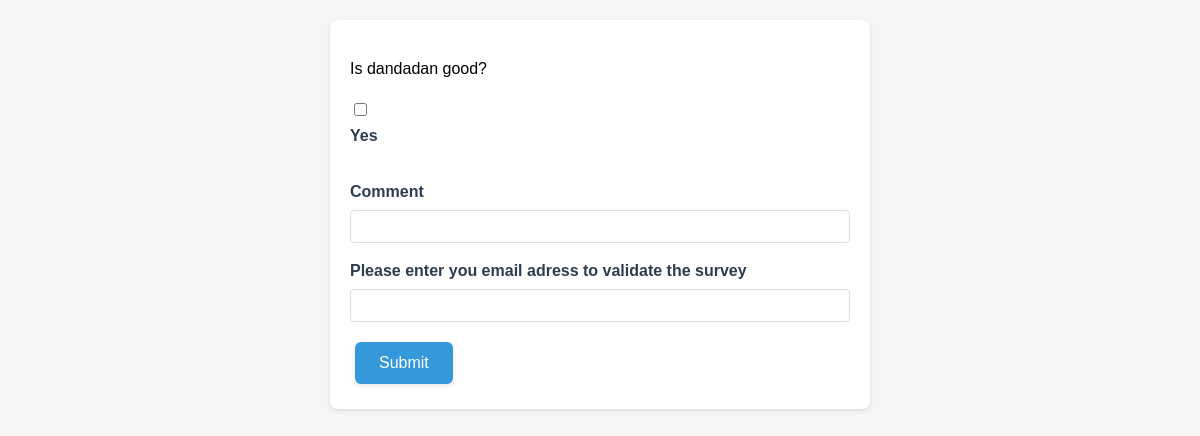
The app's page /take-enquete/9, older data.
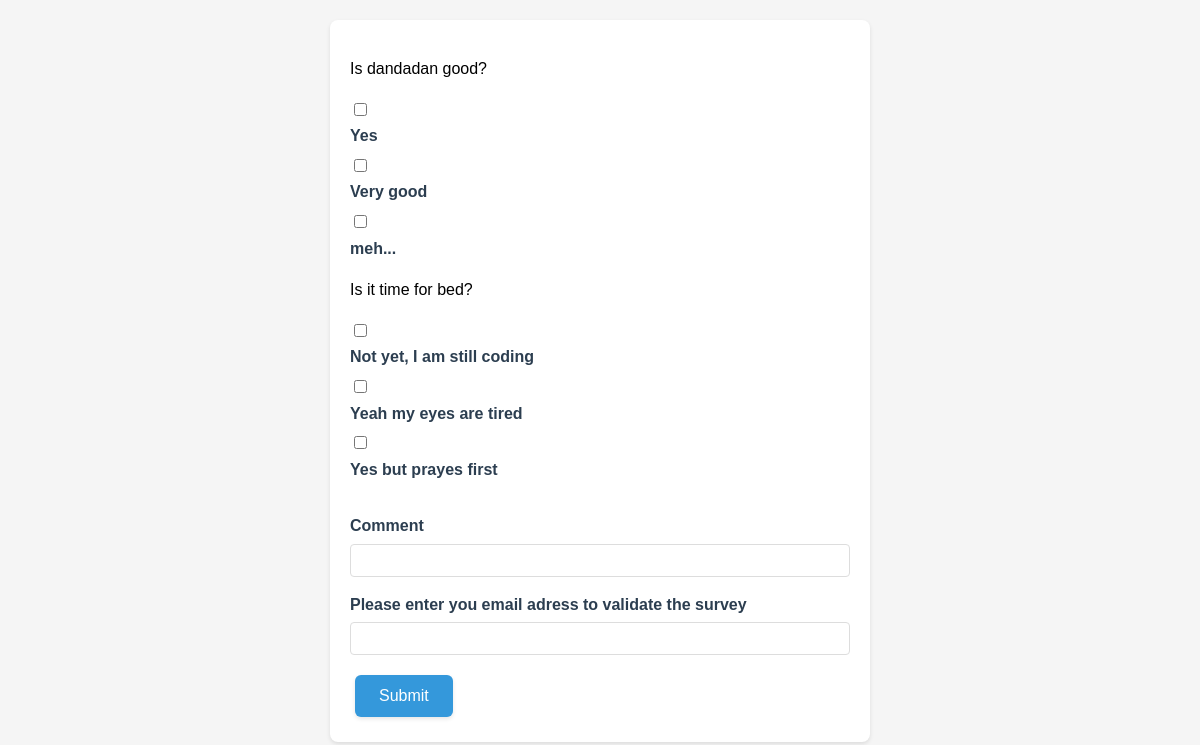
The same page, newer data.
### home/models.py (models this page shows, shortened)
class questions(models.Model):
    question = models.CharField(max_length = 255, unique = True )
    description = models.CharField(max_length = 255, unique = True )
    enqueteID = models.ForeignKey(enquete, on_delete= models.CASCADE, related_name= 'questions')
    response_type = models.CharField(max_length = 50)

class responseSelection(models.Model):
    reponse = models.CharField(max_length = 255)
    note = models.IntegerField()
    questionID = models.ForeignKey(questions, on_delete= models.CASCADE, related_name= 'reponseSelection')

### home/views.py (the view, shortened to what this page needs)
# urls.py: path('take-enquete/<str:pk>', survey, name='take_enquete'),
def survey(request, pk):
    enquete_instance = enquete.objects.get(id = pk)
    all_questions = enquete_instance.questions.all()
    context = {
        'all_questions': all_questions,
    }
    return render(request, 'participants/survey.html', context)

### home/templates/participants/survey.html (shortened to what this page needs)
{% load static %}
<!DOCTYPE html>
<html lang="en">
<head>
    <link rel="stylesheet" href="{% static 'css/styles.css' %}">
</head>
<body>
    <form action="" method="post" id="form">
        {% for question in all_questions %}
        <p>{{ question.question }}</p>
            {% for r in question.reponseSelection.all %}
                <input type="checkbox" name="options_{{ question.id }}[]" value="{{ r.id }}" >
                <label for="options.id">{{ r.reponse }}</label>
                {% endfor %}
        {% endfor %}
        <br>
        <label for="responseComment">Comment</label>
        <input type="text" name="responseComment">
        <label for="email">Please enter you email adress to validate the survey</label>
        <input type="email" name="email">
            <button type="submit">Submit</button>
    </form>
</body>
</html>

Row changes from the older to the newer data that the page shows:
added responseSelection: reponse "Very good", shown under questions "Is dandadan good?"
added responseSelection: reponse "meh...", shown under questions "Is dandadan good?"
added questions: question "Is it time for bed?"
added responseSelection: reponse "Not yet, I am still coding", shown under "Is it time for bed?"
added responseSelection: reponse "Yeah my eyes are tired", shown under "Is it time for bed?"
added responseSelection: reponse "Yes but prayes first", shown under "Is it time for bed?"
